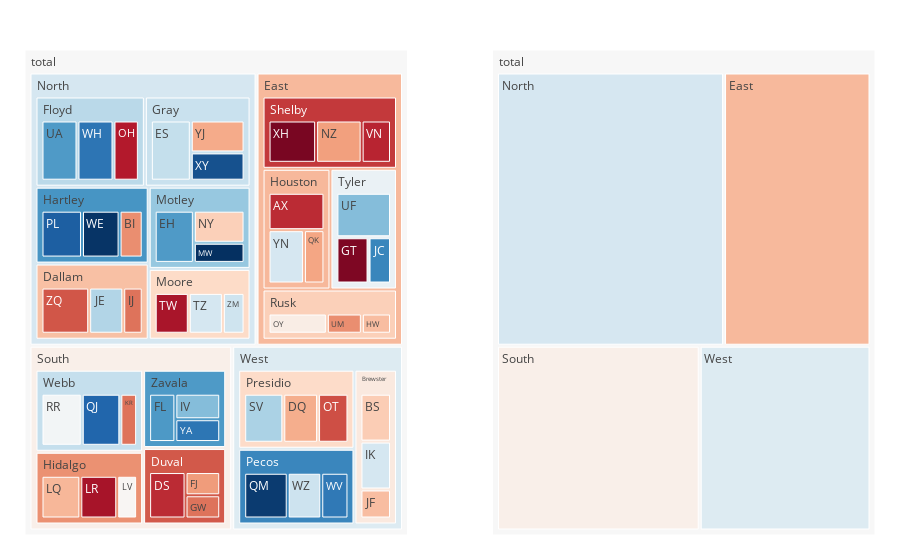

Here is the notebook cell this chart was saved with:
### Code cell
import plotly.graph_objects as go
from plotly.subplots import make_subplots
import pandas as pd

df = pd.read_csv('https://raw.githubusercontent.com/plotly/datasets/master/sales_success.csv')
print(df.head())

levels = ['salesperson', 'county', 'region'] # levels used for the hierarchical chart
color_columns = ['sales', 'calls']
value_column = 'calls'

def build_hierarchical_dataframe(df, levels, value_column, color_columns=None):
    """
    Build a hierarchy of levels for Sunburst or Treemap charts.

    Levels are given starting from the bottom to the top of the hierarchy,
    ie the last level corresponds to the root.
    """
    df_all_trees = pd.DataFrame(columns=['id', 'parent', 'value', 'color'])
    for i, level in enumerate(levels):
        df_tree = pd.DataFrame(columns=['id', 'parent', 'value', 'color'])
        dfg = df.groupby(levels[i:]).sum()
        dfg = dfg.reset_index()
        df_tree['id'] = dfg[level].copy()
        if i < len(levels) - 1:
            df_tree['parent'] = dfg[levels[i+1]].copy()
        else:
            df_tree['parent'] = 'total'
        df_tree['value'] = dfg[value_column]
        df_tree['color'] = dfg[color_columns[0]] / dfg[color_columns[1]]
        df_all_trees = df_all_trees.append(df_tree, ignore_index=True)
    total = pd.Series(dict(id='total', parent='',
                              value=df[value_column].sum(),
                              color=df[color_columns[0]].sum() / df[color_columns[1]].sum()))
    df_all_trees = df_all_trees.append(total, ignore_index=True)
    return df_all_trees


df_all_trees = build_hierarchical_dataframe(df, levels, value_column, color_columns)
average_score = df['sales'].sum() / df['calls'].sum()

fig = make_subplots(1, 2, specs=[[{"type": "domain"}, {"type": "domain"}]],)

fig.add_trace(go.Treemap(
    labels=df_all_trees['id'],
    parents=df_all_trees['parent'],
    values=df_all_trees['value'],
    branchvalues='total',
    marker=dict(
        colors=df_all_trees['color'],
        colorscale='RdBu',
        cmid=average_score),
    hovertemplate='<b>%{label} </b> <br> Sales: %{value}<br> Success rate: %{color:.2f}',
    name=''
    ), 1, 1)

fig.add_trace(go.Treemap(
    labels=df_all_trees['id'],
    parents=df_all_trees['parent'],
    values=df_all_trees['value'],
    branchvalues='total',
    marker=dict(
        colors=df_all_trees['color'],
        colorscale='RdBu',
        cmid=average_score),
    hovertemplate='<b>%{label} </b> <br> Sales: %{value}<br> Success rate: %{color:.2f}',
    maxdepth=2
    ), 1, 2)

fig.update_layout(margin = dict(t=50, l=25, r=25, b=25))
fig.show();

### Figure 1 — Plotly figure (JSON) as saved in the notebook; plotly's stock layout.template omitted (floating-point values rounded to 4 significant figures)
{"data": [{"branchvalues": "total", "domain": {"x": [0, 0.45], "y": [0, 1]}, "hovertemplate": "<b>%{label} </b> <br> Sales: %{value}<br> Success rate: %{color:.2f}", "labels": ["AX", "BI", "BS", "DQ", "DS", "EH", "ES", "FJ", "FL", "GT", "GW", "HW", "IJ", "IK", "IV", "JC", "JE", "JF", "KR", "LQ", "LR", "LV", "MW", "NY", "NZ", "OH", "OT", "OY", "PL", "QJ", "QK", "QM", "RR", "SV", "TW", "TZ", "UA", "UF", "UM", "VN", "WE", "WH", "WV", "WZ", "XH", "XY", "YA", "YJ", "YN", "ZM", "ZQ", "Brewster", "Dallam", "Duval", "Floyd", "Gray", "Hartley", "Hidalgo", "Houston", "Moore", "Motley", "Pecos", "Presidio", "Rusk", "Shelby", "Tyler", "Webb", "Zavala", "East", "North", "South", "West", "total"], "marker": {"cmid": 0.531, "colors": [0.2143, 0.3333, 0.4242, 0.375, 0.2143, 0.7727, 0.6327, 0.35, 0.7742, 0.1333, 0.3, 0.4, 0.3, 0.6061, 0.7143, 0.8095, 0.6571, 0.4, 0.3, 0.3902, 0.1795, 0.5238, 0.9545, 0.4286, 0.3556, 0.1935, 0.2571, 0.5, 0.881, 0.8696, 0.3636, 0.9375, 0.5417, 0.6667, 0.1818, 0.6061, 0.7727, 0.7143, 0.3333, 0.2069, 0.9487, 0.8409, 0.8333, 0.6216, 0.1277, 0.9032, 0.84, 0.3714, 0.6053, 0.619, 0.2653, 0.4884, 0.4038, 0.2683, 0.6471, 0.6261, 0.781, 0.3366, 0.3922, 0.4483, 0.6931, 0.8087, 0.45, 0.4286, 0.2314, 0.56, 0.6316, 0.7738, 0.3931, 0.6054, 0.5066, 0.5888, 0.531], "colorscale": [[0, "rgb(103,0,31)"], [0.1, "rgb(178,24,43)"], [0.2, "rgb(214,96,77)"], [0.3, "rgb(244,165,130)"], [0.4, "rgb(253,219,199)"], [0.5, "rgb(247,247,247)"], [0.6, "rgb(209,229,240)"], [0.7, "rgb(146,197,222)"], [0.8, "rgb(67,147,195)"], [0.9, "rgb(33,102,172)"], [1, "rgb(5,48,97)"]]}, "name": "", "parents": ["Houston", "Hartley", "Brewster", "Presidio", "Duval", "Motley", "Gray", "Duval", "Zavala", "Tyler", "Duval", "Rusk", "Dallam", "Brewster", "Zavala", "Tyler", "Dallam", "Brewster", "Webb", "Hidalgo", "Hidalgo", "Hidalgo", "Motley", "Motley", "Shelby", "Floyd", "Presidio", "Rusk", "Hartley", "Webb", "Houston", "Pecos", "Webb", "Presidio", "Moore", "Moore", "Floyd", "Tyler", "Rusk", "Shelby", "Hartley", "Floyd", "Pecos", "Pecos", "Shelby", "Gray", "Zavala", "Gray", "Houston", "Moore", "Dallam", "West", "North", "South", "North", "North", "North", "South", "East", "North", "North", "West", "West", "East", "East", "East", "South", "South", "total", "total", "total", "total", ""], "type": "treemap", "values": [42, 24, 33, 40, 42, 44, 49, 20, 31, 30, 20, 20, 20, 33, 28, 21, 35, 20, 20, 41, 39, 21, 22, 35, 45, 31, 35, 40, 42, 46, 22, 48, 48, 45, 33, 33, 44, 49, 24, 29, 39, 44, 30, 37, 47, 31, 25, 35, 38, 21, 49, 86, 104, 82, 119, 115, 105, 101, 102, 87, 101, 115, 120, 84, 121, 100, 114, 84, 407, 631, 381, 321, 1740]}, {"branchvalues": "total", "domain": {"x": [0.55, 1], "y": [0, 1]}, "hovertemplate": "<b>%{label} </b> <br> Sales: %{value}<br> Success rate: %{color:.2f}", "labels": ["AX", "BI", "BS", "DQ", "DS", "EH", "ES", "FJ", "FL", "GT", "GW", "HW", "IJ", "IK", "IV", "JC", "JE", "JF", "KR", "LQ", "LR", "LV", "MW", "NY", "NZ", "OH", "OT", "OY", "PL", "QJ", "QK", "QM", "RR", "SV", "TW", "TZ", "UA", "UF", "UM", "VN", "WE", "WH", "WV", "WZ", "XH", "XY", "YA", "YJ", "YN", "ZM", "ZQ", "Brewster", "Dallam", "Duval", "Floyd", "Gray", "Hartley", "Hidalgo", "Houston", "Moore", "Motley", "Pecos", "Presidio", "Rusk", "Shelby", "Tyler", "Webb", "Zavala", "East", "North", "South", "West", "total"], "marker": {"cmid": 0.531, "colors": [0.2143, 0.3333, 0.4242, 0.375, 0.2143, 0.7727, 0.6327, 0.35, 0.7742, 0.1333, 0.3, 0.4, 0.3, 0.6061, 0.7143, 0.8095, 0.6571, 0.4, 0.3, 0.3902, 0.1795, 0.5238, 0.9545, 0.4286, 0.3556, 0.1935, 0.2571, 0.5, 0.881, 0.8696, 0.3636, 0.9375, 0.5417, 0.6667, 0.1818, 0.6061, 0.7727, 0.7143, 0.3333, 0.2069, 0.9487, 0.8409, 0.8333, 0.6216, 0.1277, 0.9032, 0.84, 0.3714, 0.6053, 0.619, 0.2653, 0.4884, 0.4038, 0.2683, 0.6471, 0.6261, 0.781, 0.3366, 0.3922, 0.4483, 0.6931, 0.8087, 0.45, 0.4286, 0.2314, 0.56, 0.6316, 0.7738, 0.3931, 0.6054, 0.5066, 0.5888, 0.531], "colorscale": [[0, "rgb(103,0,31)"], [0.1, "rgb(178,24,43)"], [0.2, "rgb(214,96,77)"], [0.3, "rgb(244,165,130)"], [0.4, "rgb(253,219,199)"], [0.5, "rgb(247,247,247)"], [0.6, "rgb(209,229,240)"], [0.7, "rgb(146,197,222)"], [0.8, "rgb(67,147,195)"], [0.9, "rgb(33,102,172)"], [1, "rgb(5,48,97)"]]}, "maxdepth": 2, "parents": ["Houston", "Hartley", "Brewster", "Presidio", "Duval", "Motley", "Gray", "Duval", "Zavala", "Tyler", "Duval", "Rusk", "Dallam", "Brewster", "Zavala", "Tyler", "Dallam", "Brewster", "Webb", "Hidalgo", "Hidalgo", "Hidalgo", "Motley", "Motley", "Shelby", "Floyd", "Presidio", "Rusk", "Hartley", "Webb", "Houston", "Pecos", "Webb", "Presidio", "Moore", "Moore", "Floyd", "Tyler", "Rusk", "Shelby", "Hartley", "Floyd", "Pecos", "Pecos", "Shelby", "Gray", "Zavala", "Gray", "Houston", "Moore", "Dallam", "West", "North", "South", "North", "North", "North", "South", "East", "North", "North", "West", "West", "East", "East", "East", "South", "South", "total", "total", "total", "total", ""], "type": "treemap", "values": [42, 24, 33, 40, 42, 44, 49, 20, 31, 30, 20, 20, 20, 33, 28, 21, 35, 20, 20, 41, 39, 21, 22, 35, 45, 31, 35, 40, 42, 46, 22, 48, 48, 45, 33, 33, 44, 49, 24, 29, 39, 44, 30, 37, 47, 31, 25, 35, 38, 21, 49, 86, 104, 82, 119, 115, 105, 101, 102, 87, 101, 115, 120, 84, 121, 100, 114, 84, 407, 631, 381, 321, 1740]}], "layout": {"margin": {"b": 25, "l": 25, "r": 25, "t": 50}}}
